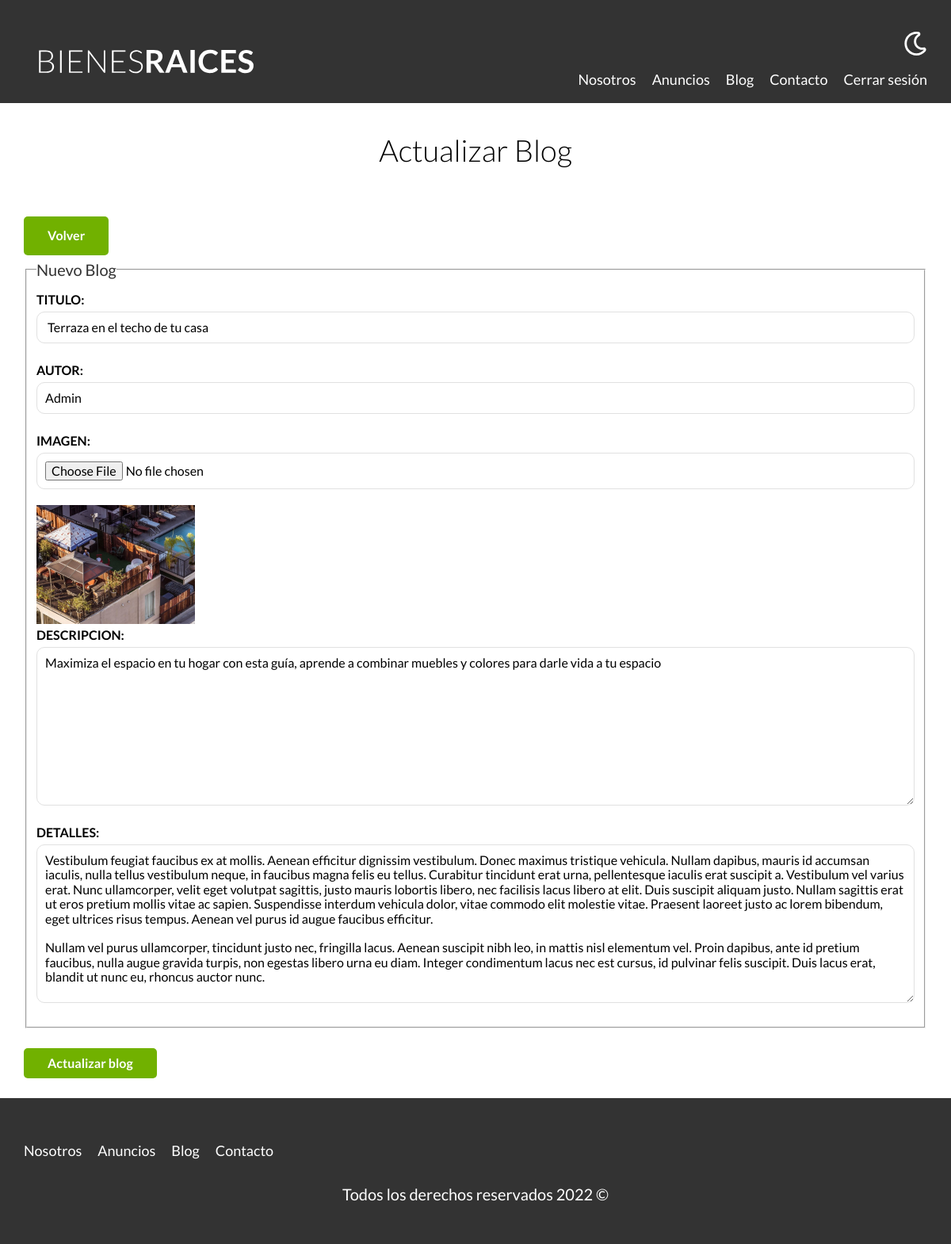
Screenshot of /blogs/actualizar?id=9 (signed in) with the database file from the repository.
### tables this page shows
CREATE TABLE `blogs` (
  `id` int NOT NULL AUTO_INCREMENT,
  `titulo` varchar(255) NOT NULL DEFAULT 'NULL',
  `fecha` date NOT NULL,
  `autor` varchar(45) NOT NULL DEFAULT 'NULL',
  `detalles` longtext NOT NULL,
  `imagen` varchar(200) DEFAULT 'NULL',
  `descripcion` varchar(150) NOT NULL DEFAULT 'NULL',
  PRIMARY KEY (`id`)
);

### controllers/BlogController.php (called while the page is built, shortened)
<?php
class BlogController{
    public static function actualizar (Router $router) {
        $id = validarORedireccionar('/admin');
        $blog = Blog::find($id);
        $errores = Blog::getErrores();
        $router->render('/blogs/actualizar', [
            'errores' => $errores,
            'blog' => $blog
        ]);
    }
}

### public/index.php (called while the page is built, shortened)
<?php
$router = new Router();
$router->get('/admin', [PropiedadController::class, 'index']);
$router->get('/propiedades/crear', [PropiedadController::class, 'crear']);
$router->post('/propiedades/crear', [PropiedadController::class, 'crear']);
$router->get('/propiedades/actualizar', [PropiedadController::class, 'actualizar']);
$router->post('/propiedades/actualizar', [PropiedadController::class, 'actualizar']);
$router->post('/propiedades/eliminar', [PropiedadController::class, 'eliminar']);
$router->get('/vendedores/crear', [VendedorController::class, 'crear']);
$router->post('/vendedores/crear', [VendedorController::class, 'crear']);
$router->get('/vendedores/actualizar', [VendedorController::class, 'actualizar']);
$router->post('/vendedores/actualizar', [VendedorController::class, 'actualizar']);
$router->post('/vendedores/eliminar', [VendedorController::class, 'eliminar']);
$router->get('/blogs/crear', [BlogController::class, 'crear']);
$router->post('/blogs/crear', [BlogController::class, 'crear']);
$router->get('/blogs/actualizar', [BlogController::class, 'actualizar']);
$router->post('/blogs/actualizar', [BlogController::class, 'actualizar']);
$router->post('/blogs/eliminar', [BlogController::class, 'eliminar']);
$router->get('/', [PaginasController::class, 'index']);
$router->get('/nosotros', [PaginasController::class, 'nosotros']);
$router->get('/propiedades', [PaginasController::class, 'propiedades']);
$router->get('/propiedad', [PaginasController::class, 'propiedad']);
$router->get('/blog', [PaginasController::class, 'blog']);
$router->get('/entrada', [PaginasController::class, 'entrada']);
$router->get('/contacto', [PaginasController::class, 'contacto']);
$router->post('/contacto', [PaginasController::class, 'contacto']);
$router->get('/login', [LoginController::class, 'login']);
$router->post('/login', [LoginController::class, 'login']);
$router->get('/logout', [LoginController::class, 'logout']);
$router->comprobarRutas();

### includes/funciones.php (called while the page is built, shortened)
<?php
function s($html) : string {
    $s = htmlspecialchars($html);
    return $s;
}
function validarORedireccionar(string $url) {
    $id = $_GET['id'];
    $id = filter_var($id, FILTER_VALIDATE_INT);
    return $id;
}
?>

### models/ActiveRecord.php (called while the page is built, shortened)
<?php
class ActiveRecord {
    protected static $db;
    protected static $tabla = '';
    public static function setDB($database) {
        self::$db = $database;
    }
    public static function find($id) {
        $query = " SELECT * FROM " . static::$tabla . " WHERE id = ${id} ";
        $resultado = self::consultarSQL($query);
        return array_shift($resultado);
    }
    public static function consultarSQL($query) {
        $resultado = self::$db->query($query);
        $array = [];
        while($registro = $resultado->fetch_assoc()) {
            $array[] =  static::crearObjeto($registro);
        }
        return $array;
    }
    protected static function crearObjeto($registro) {
        $objeto = new static;
        foreach($registro as $key => $value) {
            if( property_exists($objeto, $key)) {
                $objeto->$key = $value;
            }
        }
        return $objeto;
    }
}

### views/blogs/formulario.php (the view)
<fieldset>
    <legend>Nuevo Blog</legend>
    <label for="titulo">Titulo:</label>
    <input type="text" id="titulo" name="blog[titulo]" placeholder="Titulo Blog" value="<?php echo s( $blog->titulo ); ?>">
    <label for="precio">Autor:</label>
    <input type="text" id="autor" name="blog[autor]" placeholder="Autor blog" value="<?php echo s($blog->autor); ?>">
    <label for="imagen">Imagen:</label>
    <input type="file" id="imagen" accept="image/jpeg, image/png" name="blog[imagen]">
    <?php if($blog->imagen) { ?>
        <img src="/imagenes/<?php echo $blog->imagen ?>" class="imagen-small">
    <?php } ?>
    <label for="descripcion">Descripcion:</label>
    <textarea id="descripcion" name="blog[descripcion]"><?php echo s($blog->descripcion); ?></textarea>
    <label for="detalles">Detalles:</label>
    <textarea id="detalles" name="blog[detalles]"><?php echo s($blog->detalles); ?></textarea>
</fieldset>

### public/build/css/app.css (style rules this page uses)
html { -webkit-text-size-adjust:100%;line-height:1.15 }
body { margin:0 }
img { border-style:none }
button,input,optgroup,select,textarea { font-family:inherit;font-size:100%;line-height:1.15;margin:0 }
button,input { overflow:visible }
fieldset { padding:.35em .75em .625em }
legend { box-sizing:border-box;color:inherit;display:table;max-width:100%;padding:0;white-space:normal }
textarea { overflow:auto }
html { box-sizing:border-box;font-size:62.5% }
*,:after,:before { box-sizing:inherit }
body { font-family:Lato,sans-serif;font-size:1.6rem;line-height:1.8 }
img,picture { display:block;width:100% }
.formulario legend { color:#333;font-size:2rem }
.formulario label { display:block;font-weight:700;text-transform:uppercase }
.formulario input:not([type=submit]),.formulario select,.formulario textarea { background-color:#fff;border:1px solid #e1e1e1;border-radius:1rem;display:block;margin-bottom:2rem;padding:1rem;width:100% }
.formulario textarea { height:20rem }
.imagen-small { width:20rem }

### rows the page displays
blogs: titulo "Terraza en el techo de tu casa", autor "Admin", imagen (picture), descripcion "Maximiza el espacio en tu hogar con esta guía, aprende a combinar muebles y colores para darle vida a tu espacio", detalles "Vestibulum feugiat faucibus ex at mollis. Aenean efficitur dignissim vestibulum. Donec maximus tristique vehicula. Nullam dapibus, mauris id accumsan iaculis, nulla tellus vestibulum neque, in faucibus magna felis eu tellus. Curabitur tincidunt erat urna, pellentesque iaculis erat suscipit a. Vestibulum vel varius erat. Nunc ullamcorper, velit eget volutpat sagittis, justo mauris lobortis libero, nec facilisis lacus libero at elit. Duis suscipit aliquam justo. Nullam sagittis erat ut eros pretium mollis vitae ac sapien. Suspendisse interdum vehicula dolor, vitae commodo elit molestie vitae. Praesent laoreet justo ac lorem bibendum, eget ultrices risus tempus. Aenean vel purus id augue…"

### other values shown
date ('Y') "2022"
